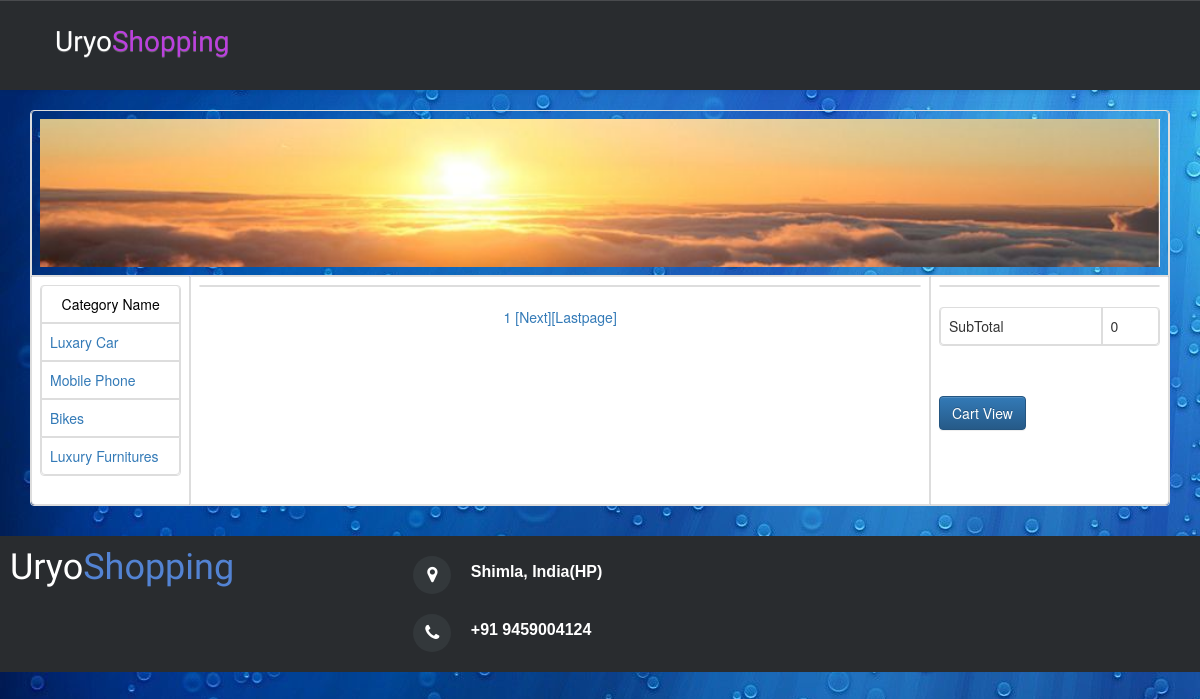
The page /index.php?bid=7 on the database its author committed.
### tables this page shows
CREATE TABLE IF NOT EXISTS `tbl_category` (
  `cat_id` int(10) unsigned NOT NULL AUTO_INCREMENT,
  `cat_parent_id` int(11) NOT NULL DEFAULT '0',
  `cat_name` varchar(50) NOT NULL DEFAULT '',
  `cat_description` varchar(200) NOT NULL DEFAULT '',
  `cat_image` varchar(255) NOT NULL DEFAULT '',
  PRIMARY KEY (`cat_id`),
  KEY `cat_parent_id` (`cat_parent_id`),
  KEY `cat_name` (`cat_name`)
);

### cattbl.php (the view, shortened to what this page needs)
<!DOCTYPE html PUBLIC "-//W3C//DTD XHTML 1.0 Transitional//EN" "http://www.w3.org/TR/xhtml1/DTD/xhtml1-transitional.dtd">
<html xmlns="http://www.w3.org/1999/xhtml">
<head>
<link rel="stylesheet" href="assets/bootstrap/css/bootstrap.min.css">
    <link rel="stylesheet" href="assets/css/user.css">
    <link rel="stylesheet" href="assets/bootstrap/fonts/font-awesome.min.css">
</head>
<body><form action="" method="post">
<table class="table table-bordered">
  <tr>
  <td  ><div align="center"><font color="#000000">Category Name </font></div></td>
  </tr>
  <?php
  $query="select *from `tbl_category`";
  $result=mysql_query($query);
  while($res=mysql_fetch_array($result))
  {
  echo" <tr>
   <td><a href='index.php?bid=$res[0]'> $res[2]</a></td>
     </tr> ";
  }
  ?>
</table>
</form>
</body>
</html>

### rows shown on the page
tbl_category: cat_name "Luxary Car"
tbl_category: cat_name "Mobile Phone"
tbl_category: cat_name "Bikes"
tbl_category: cat_name "Luxury Furnitures"

### other values the page prints
$st "0"
